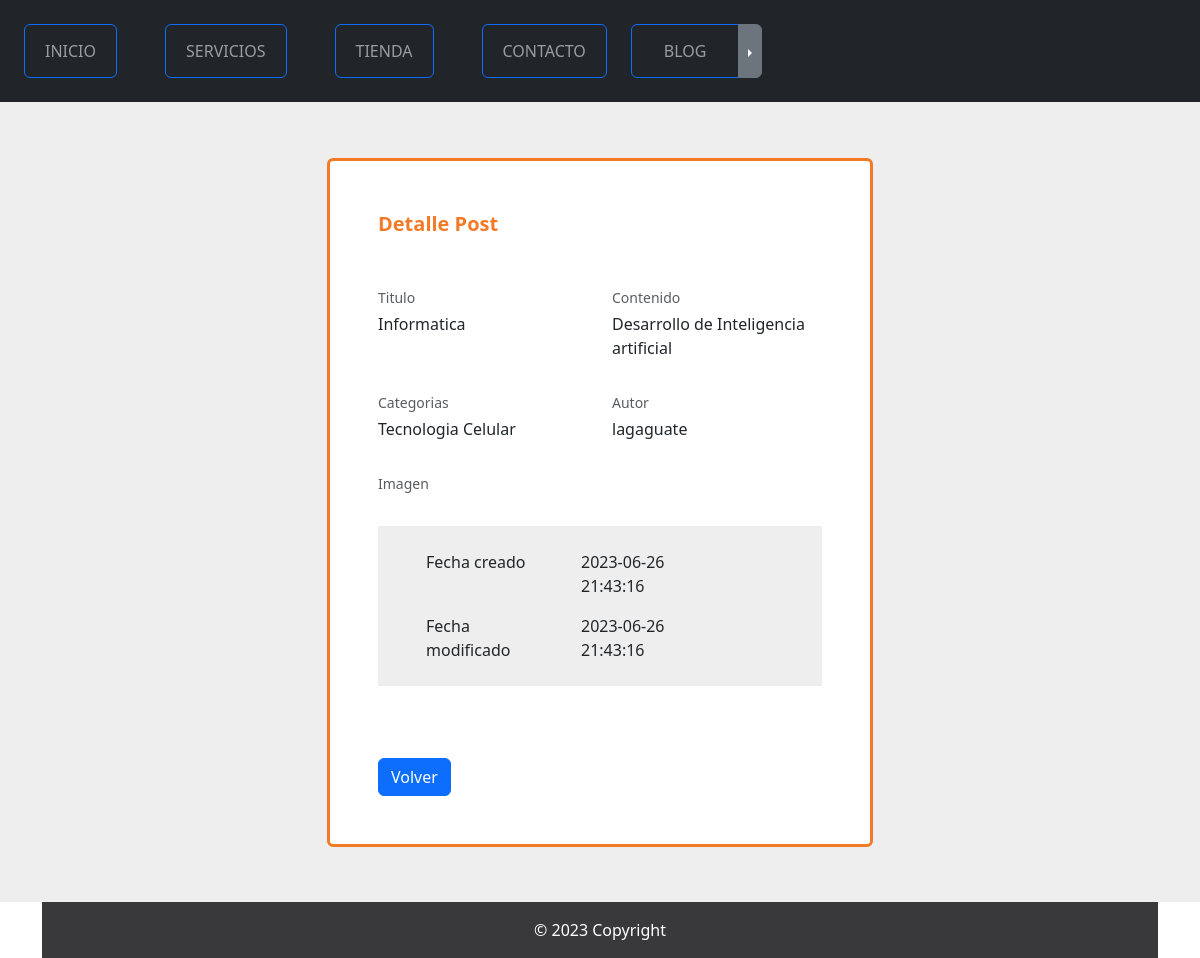
The page /blogs/post/detalles/2 on the database as committed earlier.
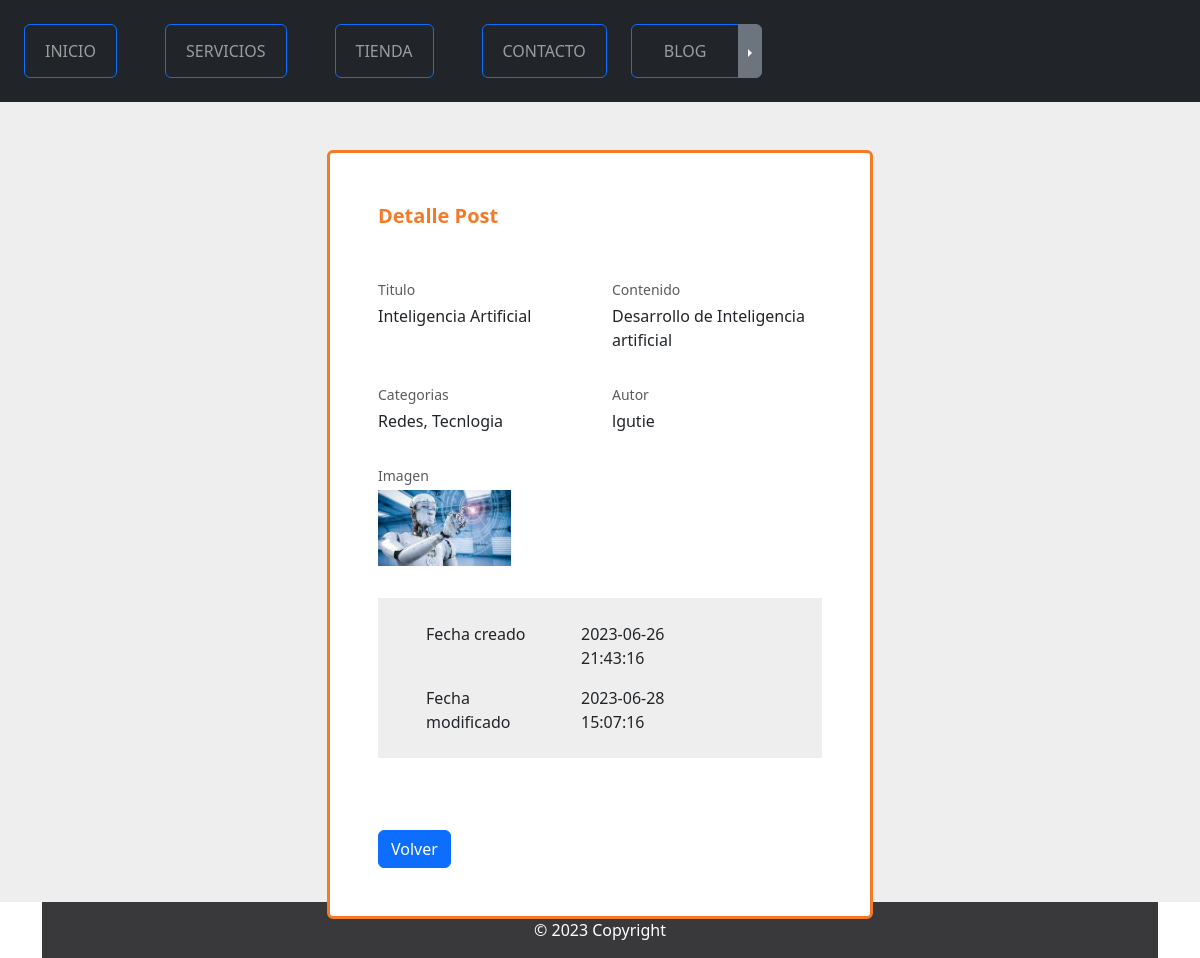
The same page on the database as committed later.
### blogs/models.py (models this page shows, shortened)
class Post(models.Model):
    titulo = models.CharField(max_length=50)
    contenido = models.CharField(max_length=50)
    imagen = models.ImageField(upload_to="blog", null=True)
    autor = models.ForeignKey(User,on_delete=models.CASCADE)
    categorias = models.ManyToManyField(Categoria)
    created = models.DateTimeField(auto_now_add=True)
    updated = models.DateTimeField(auto_now=True)
    class Meta:
        verbose_name = 'post'
        verbose_name_plural = 'posts'
        db_table = 'demo_post'

class Categoria(models.Model):
    nombre = models.CharField(max_length=50)
    created = models.DateTimeField(auto_now_add=True)
    updated = models.DateTimeField(auto_now=True)
    class Meta:
        verbose_name = 'categoria'
        verbose_name_plural = 'categorias'
        db_table = 'demo_categoria'
    def __str__(self):
        return self.nombre

### blogs/views.py (the view)
class PostDetalle(DetailView):
    model = Post

### blogs/templates/blogs/post/detalles.html (shortened to what this page needs)
{% extends "master.html" %}
{% load widget_tweaks %}
{% block content %}
    <section class="h-100 h-custom background-color-custom1">
        <div class="container py-5 h-100">
            <div class="row d-flex justify-content-center align-items-center h-100">
                <div class="col-lg-8 col-xl-6">
                    <div class="card border-top border-bottom border-3 border-color-custom1">
                        <div class="card-body p-5">
                            <p class="lead fw-bold mb-5 color-custom1">Detalle Post</p>
                            <div class="row">
                                <div class="col mb-3">
                                    <p class="small text-muted mb-1">Titulo</p>
                                    <p>{{ post.titulo }}</p>
                                </div>
                                <div class="col mb-3">
                                    <p class="small text-muted mb-1">Contenido</p>
                                    <p>{{ post.contenido }}</p>
                                </div>
                            </div>
                            <div class="row">
                                <div class="col mb-3">
                                    <p class="small text-muted mb-1">Categorias</p>
                                    <p>{{ post.categorias.all|join:", " }}</p>
                                </div>
                                <div class="col mb-3">
                                    <p class="small text-muted mb-1">Autor</p>
                                    <p>{{ post.autor }}</p>
                                </div>
                            </div>
                            <div class="row">
                                <div class="col mb-3">
                                    <p class="small text-muted mb-1">Imagen</p>
                                    <p>
                                        {% if post.imagen %}
                                            <img src="{{ post.imagen.url }}"
                                                 alt="{{ post.titulo }}"
                                                 class="img-fluid"
                                                 width="30%"
                                                 height="30%"/>
                                        {% endif %}
                                    </p>
                                </div>
                            </div>
                            <div class="mx-n5 px-5 py-4 background-color-custom1">
                                <div class="row">
                                    <div class="col-md-8 col-lg-5">
                                        <p>Fecha creado</p>
                                    </div>
                                    <div class="col-md-4 col-lg-5">
                                        <p>{{ post.created|date:'Y-m-d H:i:s'  }}</p>
                                    </div>
                                </div>
                                <div class="row">
                                    <div class="col-md-8 col-lg-5">
                                        <p class="mb-0">Fecha modificado</p>
                                    </div>
                                    <div class="col-md-4 col-lg-5">
                                        <p class="mb-0">{{ post.updated|date:'Y-m-d H:i:s'  }}</p>
                                    </div>
                                </div>
                            </div>
                            <br/>
                            <br/>
                            <br/>
                            <div class="col-5">
                                <a href="{% url 'postleer' %}" type="submit" class="btn btn-primary">Volver</a>
                            </div>
                        </div>
                    </div>
                </div>
            </div>
        </div>
    </section>
{% endblock %}

### ProyectoWebApp/templates/master.html (shortened to what this page needs)
<!DOCTYPE html>
<html lang="en">
  <head>
    {% load bootstrap5 %}
    {% bootstrap_css %}
    {% load widget_tweaks %}
    {% load static %}
    <link rel="stylesheet"
          type="text/css"
          href="{% static 'ProyectoWebApp/css/style.css' %}"/>
  </head>
  <body>
    <nav class="navbar navbar-expand-lg navbar-dark bg-dark py-lg-4"
         id="mainnav">
      <div class="collapse navbar-collapse" id="navbarResponsive">
        <ul class="navbar-nav me-auto mb-2 mb-lg-0">
          {% url 'Home' as url %}
          <li class="nav-item {% if request.path == url  %}active{% endif %} px-lg-4 ">
            <button type="button" class="btn btn-outline-primary nav-item">
              <a class="nav-link text-expanded" href="{{ url }}">INICIO</a>
            </button>
          </li>
          {% url 'leerservicio' as url %}
          <li class="nav-item px-lg-4 {% if request.path == url %}active{% endif %}">
            <button type="button" class="btn btn-outline-primary ">
              <a class="nav-link text-expanded" href="{{ url }}">SERVICIOS</a>
            </button>
          </li>
          {% url 'Tienda' as url %}
          <li class="nav-item px-lg-4 {% if request.path == url %}active{% endif %}">
            <button type="button" class="btn btn-outline-primary">
              <a class="nav-link text-expanded" href="{{ url }}">TIENDA</a>
            </button>
          </li>
          {% url 'Contacto' as url %}
          <li class="nav-item px-lg-4 {% if request.path == url %}active{% endif %}">
            <button type="button" class="btn btn-outline-primary">
              <a class="nav-link text-expanded" href="{{ url }}">CONTACTO</a>
            </button>
          </li>
          {% url 'blog' as url %}
          <div class="btn-group dropend">
            <button type="button"
                    class="btn btn-outline-primary nav-item px-lg-4 {% if request.path == url %}active{% endif %}">
              <a class="nav-link text-expanded" href="{{ url }}">BLOG</a>
            </button>
            <button type="button"
                    class="btn btn-secondary dropdown-toggle dropdown-toggle-split"
                    data-bs-toggle="dropdown"
                    aria-expanded="false">
            </button>
                {% url 'categorialeer' as url %}
              {% url 'postleer' as url %}
          </div>
        </ul>
      </div>
    </nav>
    {% block content %}{% endblock %}
  </body>
  <div class="container">
    <section>
      <footer class="background-color-custom2 text-center text-white">
        <div class="background-color-custom2 text-center p-3">© 2023 Copyright</div>
      </footer>
    </section>
  </div>
</html>

### ProyectoWebApp/static/ProyectoWebApp/css/style.css (style rules this page uses)
@media (min-width: 1025px) { .h-custom { height: 100vh !important; } }
.background-color-custom1 { background-color: #eee; }
.background-color-custom2 { background-color: #39393b !important; }
.border-color-custom1 { border-color: #f37a27 !important; }
.color-custom1 { color: #f37a27 !important; }

Rows that differ between the two databases and show on the page:
changed Post "Desarrollo de Inteligencia artificial": titulo "Informatica" → "Inteligencia Artificial"; categorias.all "Tecnologia Celular" → "Redes, Tecnlogia"; autor "lagaguate" → "lgutie"; imagen: picture added; updated "2023-06-26 21:43:16" → "2023-06-28 15:07:16"
